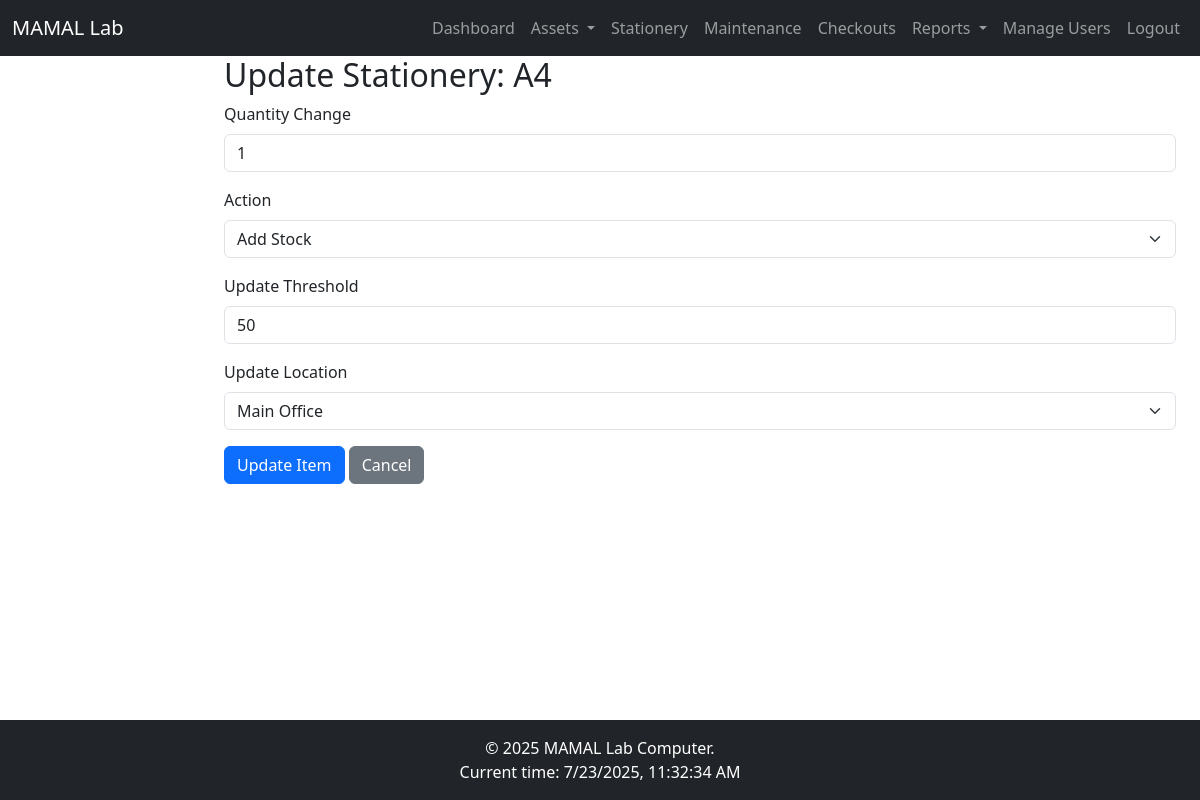
The page /stationery/update/1 (signed in) on the database its author committed.
### app/models.py (models this page shows, shortened)
class Stationery(db.Model):
    id = db.Column(db.Integer, primary_key=True)
    item_type = db.Column(db.String(50), nullable=False)
    quantity = db.Column(db.Integer, nullable=False)
    unit = db.Column(db.String(20), default='sheets')
    threshold = db.Column(db.Integer)
    location = db.Column(db.String(50))
    last_updated = db.Column(db.DateTime, default=datetime.utcnow)

### app/stationery/routes.py (the view, shortened to what this page needs)
@bp.route('/update/<int:item_id>', methods=['GET', 'POST'])
@login_required
def update_stationery(item_id):
    if current_user.role not in ['admin', 'staff']:
        flash('You do not have permission to update stationery.', 'danger')
        return redirect(url_for('stationery.view_stationery'))  # Correct redirect URL
    item = Stationery.query.get_or_404(item_id)
    form = StationeryUpdateForm(obj=item)
    return render_template('stationery/update_stationery.html', form=form, item=item)

### app/stationery/forms.py
class StationeryUpdateForm(FlaskForm):
    quantity_change = IntegerField('Quantity Change', validators=[DataRequired(), NumberRange(min=1)], default=1)
    action = SelectField('Action', choices=[
        ('add', 'Add Stock'),
        ('subtract', 'Use Stock')
    ], validators=[DataRequired()])
    threshold = IntegerField('Update Threshold', validators=[Optional(), NumberRange(min=0)])
    location = SelectField('Update Location', choices=[
        ('Main Office', 'Main Office')
    ], validators=[Optional()])
    submit = SubmitField('Update Item')

### app/models.py (called while the page is built)
@login.user_loader
def load_user(id):
    return User.query.get(int(id))

### app/templates/stationery/update_stationery.html (shortened to what this page needs)
{% extends 'layouts/base.html' %}
{% block content %}
<h2>Update Stationery: {{ item.item_type }}</h2>
<form method="POST">
    <div class="mb-3">
        {{ form.quantity_change.label(class="form-label") }}
        {{ form.quantity_change(class="form-control") }}
    </div>
    <div class="mb-3">
        {{ form.action.label(class="form-label") }}
        {{ form.action(class="form-select") }}
    </div>
    <div class="mb-3">
        {{ form.threshold.label(class="form-label") }}
        {{ form.threshold(class="form-control") }}
    </div>
    <div class="mb-3">
        {{ form.location.label(class="form-label") }}
        {{ form.location(class="form-select") }}
    </div>
    <button type="submit" class="btn btn-primary">{{ form.submit.label.text }}</button>
    <a href="{{ url_for('stationery.view_stationery') }}" class="btn btn-secondary">Cancel</a>
</form>
{% endblock %}

### rows shown on the page
Stationery: item_type "A4", threshold "50", location "Main Office"
